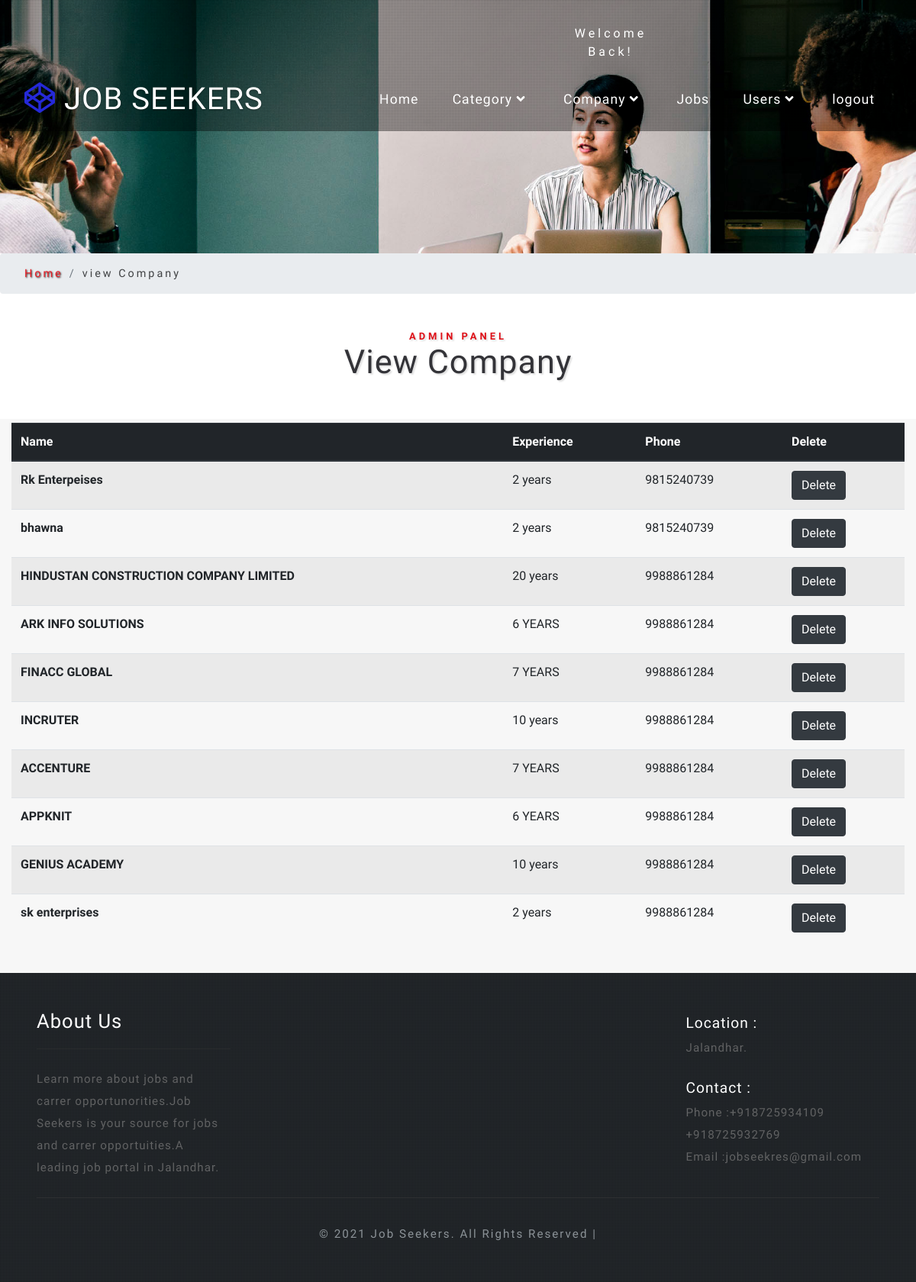
/admin/viewcompany.php (signed in), run on the app's committed database.
### tables this page shows
CREATE TABLE `company` (
  `coid` int(255) NOT NULL,
  `coname` varchar(255) NOT NULL,
  `coaddress` varchar(255) NOT NULL,
  `codescription` varchar(255) NOT NULL,
  `cophone` varchar(20) NOT NULL,
  `coexperience` varchar(255) NOT NULL,
  `comail` varchar(50) NOT NULL,
  `copassword` varchar(250) NOT NULL
);

### admin/viewcompany.php (the view, shortened to what this page needs)
<?php
include "header1.php";
include "connection.php";
?><ol class="breadcrumb justify-content-left">
    <li class="breadcrumb-item">
      <a href="index.php">Home</a>
    </li>
    <li class="breadcrumb-item active">view Company</li>
  </ol>
  <section class="banner-bottom-wthree pt-lg-5 pt-md-3 pt-3">
    <div class="inner-sec-w3ls">
      <h3 class="tittle text-center mb-lg-5 mb-3">
        <span>Admin Panel</span>View Company</h3>
      <div class="container-fluid">
        <div class="row">
          <div class="col-md-12 main_grid_contact" style="padding: 5px 15px 25px 15px !important;">
            <div class="form">
              <table class="table table-striped table-hover">
                <thead class="thead-dark">
                  <tr>
                    <th scope="col">Name</th>
                    <th scope="col">Experience</th>
                    <th scope="col">Phone</th>
                    <th scope="col">Delete</th>
                  </tr>
                </thead>
                <tbody>
                  <?php
                    $q = "select * from `company`";
                    $res = mysqli_query($conn,$q);
                    if(mysqli_num_rows($res)>0)
                    {
                      while($row = mysqli_fetch_array($res)){
                        ?>
                        <tr>
                          <th scope="row"><?php echo $row['coname'];?></th>
                          <td><?php echo $row['coexperience'];?></td>
                          <td><?php echo $row['cophone'];?></td>
                          <td><a href="deletecompany.php?x=<?php echo$row['coid'];?>"class="btn btn-dark">Delete</a></td>
                        </tr>
                        <?php
                      }
                    }
                    else
                    {
                      ?>
                      <tr>
                        <th scope="row" colspan="4">No Record Found..!!</th>
                      </tr>
                      <?php
                    }
                  ?>
                </tbody>
              </table>
            </div>
          </div>
        </div>
      </div>
    </div>
  </section>
<?php
  include "footer.php";
?>

### admin/css/style.css (style rules this page uses)
html, body { margin: 0; font-size: 100%; font-family: 'Dosis', sans-serif; background: #fff; }
body a { text-decoration: none; transition: 0.5s all; -webkit-transition: 0.5s all; -moz-transition: 0.5s all; -o-transition: 0.5s all; -ms-transition: 0.5s all; font-family: 'Dosis', sans-serif; }
h1, h2, h3, h4, h5, h6 { margin: 0; font-family: 'Dosis', sans-serif; letter-spacing: 1px; }
h3.tittle span { display: block; text-transform: uppercase; font-size: 0.3em; color: #de0f17; letter-spacing: 4px; font-weight: 600; }
h3.tittle { text-shadow: 2px 2px 2px rgba(41, 41, 41, 0.15); font-size: 2.7em; color: #333338; font-weight: 400; }
li.breadcrumb-item { font-size: 0.9em; letter-spacing: 3px; }
li.breadcrumb-item a { color: #ec1c24; text-shadow: 1px 1px 2px #252424; }
.breadcrumb-item.active { color: #404244; }
ol.breadcrumb { margin: 0; padding: 1em 2em; }
.main_grid_contact { background: #f7f7f7; padding: 9em 5em; }

### data on the page
company: coname "Rk Enterpeises", coexperience "2 years", cophone "9815240739"
company: coname "bhawna", coexperience "2 years", cophone "9815240739"
company: coname "HINDUSTAN CONSTRUCTION COMPANY LIMITED", coexperience "20 years", cophone "9988861284"
company: coname "ARK INFO SOLUTIONS", coexperience "6 YEARS", cophone "9988861284"
company: coname "FINACC GLOBAL", coexperience "7 YEARS", cophone "9988861284"
company: coname "INCRUTER", coexperience "10 years", cophone "9988861284"
company: coname "ACCENTURE", coexperience "7 YEARS", cophone "9988861284"
company: coname "APPKNIT", coexperience "6 YEARS", cophone "9988861284"
company: coname "GENIUS ACADEMY", coexperience "10 years", cophone "9988861284"
company: coname "sk enterprises", coexperience "2 years", cophone "9988861284"
